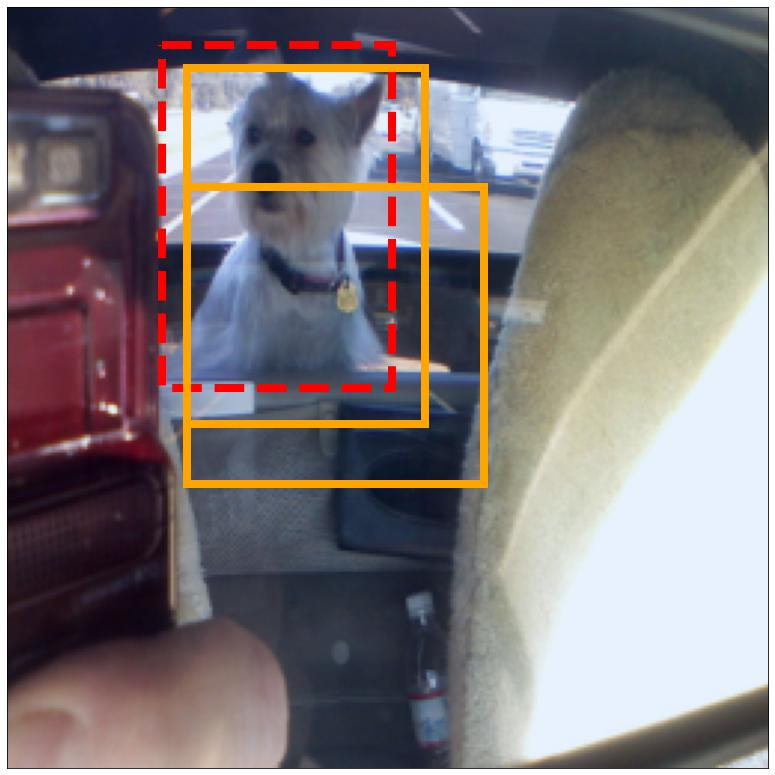
#> input picture Falcon/FALcon-main/results/imagenet_images/falcon_imagenet_img_10154_with_2_predictions_and_gt.jpeg, 775 x 775 px; its folder holds only this picture in this run
$ python heatmap_inference_detailed.py
#> lines starting #> are read from the running program, lines starting #| are printed output that depends on the picture; after the words box and inside, x2 and y2 are one past the last pixel; in counts of white or black regions, pixels touching at a corner belong together
import os
import cv2
import numpy as np
import matplotlib.pyplot as plt
from PIL import Image
import glob
from skimage import morphology
from scipy import ndimage

def detect_dashed_rectangles(image_path, debug=False):
    """
    Precisely detect dashed line rectangles in an image, avoiding false positives.

    Args:
        image_path: Path to the input image
        debug: Whether to show debug information

    Returns:
        Tuple: (rectangles, image) where rectangles is [(x, y, w, h), ...]
    """
#> called with debug = False
    # Load image
    image = cv2.imread(image_path)
#> image is the input picture: shape (775, 775, 3); mean B, G, R 121.3, 119, 126.1
    if image is None:
        raise ValueError(f"Could not load image: {image_path}")

    # Convert to HSV for better red detection
    hsv = cv2.cvtColor(image, cv2.COLOR_BGR2HSV)
#> hsv: shape (775, 775, 3); mean H, S, V 91.9, 71.1, 139.4

    # More precise red detection for dashed lines
    # Focus on bright, saturated reds typical of dashed lines
    lower_red1 = np.array([0, 120, 70])     # Higher saturation and value
    upper_red1 = np.array([10, 255, 255])
    lower_red2 = np.array([170, 120, 70])   # Higher saturation and value
    upper_red2 = np.array([180, 255, 255])

    mask1 = cv2.inRange(hsv, lower_red1, upper_red1)
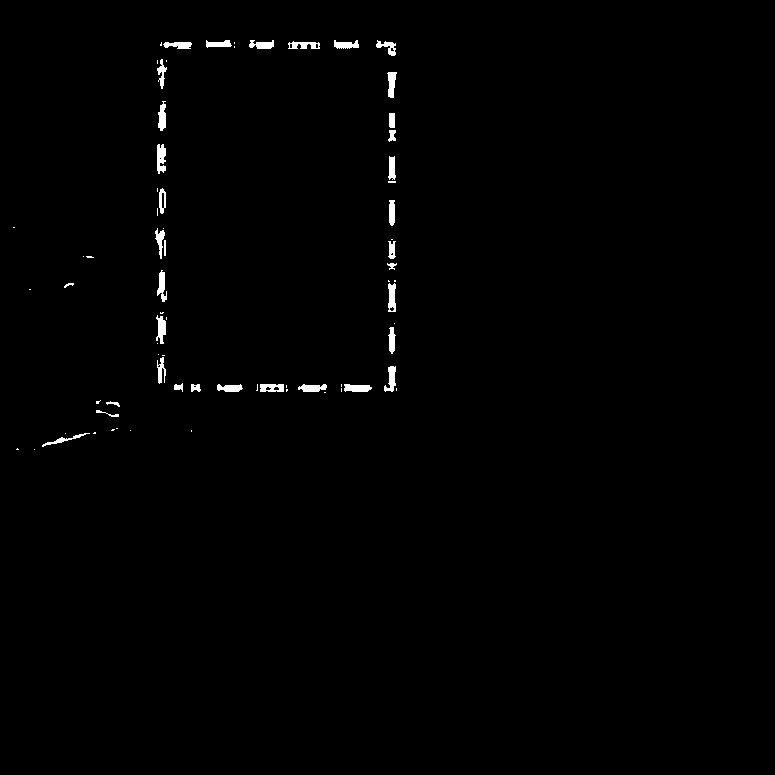
#> mask1: shape (775, 775); 0.77% white; 73 white regions (38 under 20 px), largest, box (x1, y1, x2, y2) and area: (157, 144, 166, 174) 213, (156, 315, 166, 344) 185, (388, 283, 396, 312) 183
    mask2 = cv2.inRange(hsv, lower_red2, upper_red2)
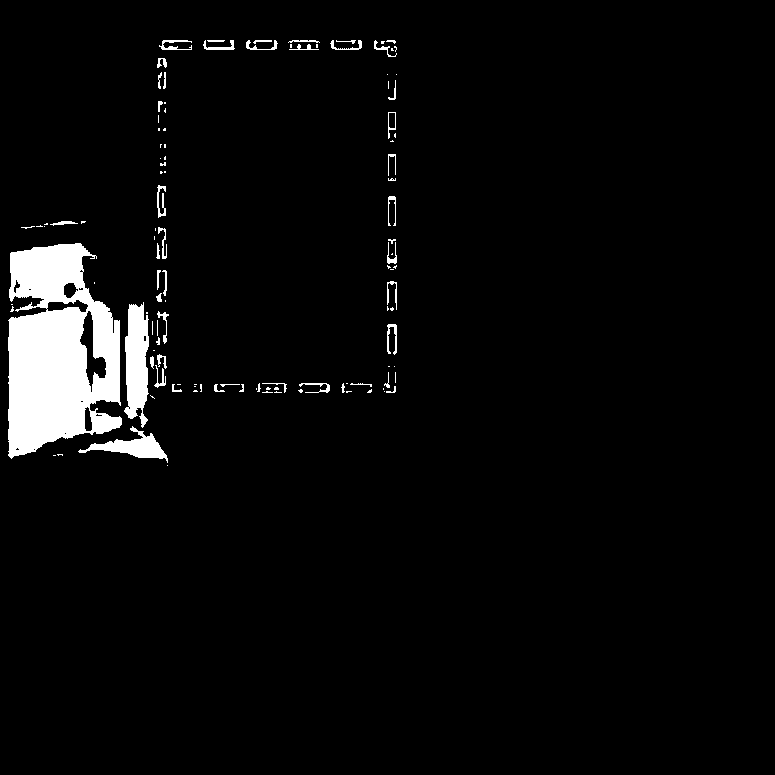
#> mask2: shape (775, 775); 4% white; 116 white regions (68 under 20 px), largest, box (x1, y1, x2, y2) and area: (8, 243, 122, 459) 17217, (124, 302, 149, 428) 2255, (78, 426, 168, 463) 1100
    red_mask = cv2.bitwise_or(mask1, mask2)
#> red_mask: shape (775, 775); 4.7% white; 50 white regions (17 under 20 px), largest, box (x1, y1, x2, y2) and area: (8, 243, 122, 459) 17503, (124, 302, 149, 428) 2255, (78, 426, 168, 463) 1101

    # More restrictive BGR detection
    bgr_lower = np.array([0, 0, 150])    # Higher red threshold
    bgr_upper = np.array([80, 80, 255])  # Lower blue/green threshold
    bgr_mask = cv2.inRange(image, bgr_lower, bgr_upper)
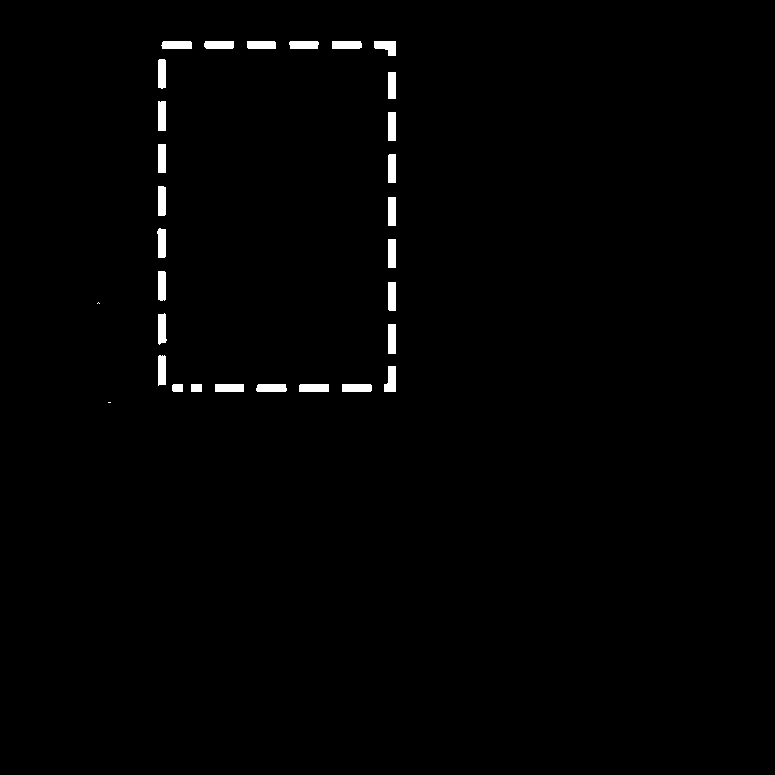
#> bgr_mask: shape (775, 775); 1% white; 30 white regions (2 under 20 px), largest, box (x1, y1, x2, y2) and area: (384, 366, 396, 392) 241, (388, 324, 396, 354) 240, (161, 41, 192, 49) 239

    # Combine masks
    combined_mask = cv2.bitwise_or(red_mask, bgr_mask)

    # Remove small noise first
    noise_kernel = cv2.getStructuringElement(cv2.MORPH_RECT, (3, 3))
    combined_mask = cv2.morphologyEx(combined_mask, cv2.MORPH_OPEN, noise_kernel)
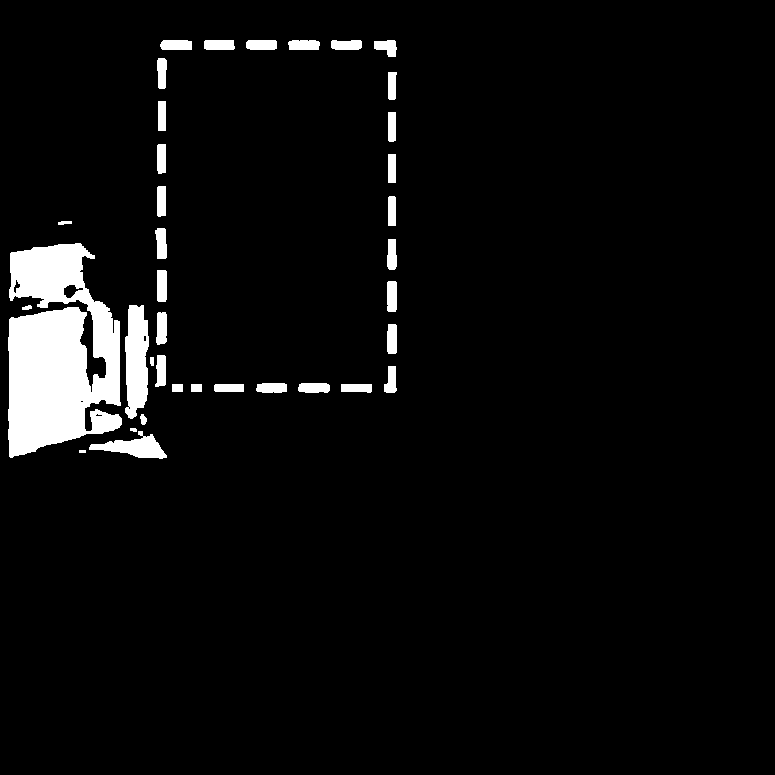
#> combined_mask: shape (775, 775); 4.7% white; 37 white regions, largest, box (x1, y1, x2, y2) and area: (8, 243, 122, 458) 17374, (125, 305, 149, 419) 2157, (89, 431, 167, 459) 1020

    if debug:
        plt.figure(figsize=(20, 5))
        plt.subplot(1, 4, 1)
        plt.imshow(cv2.cvtColor(image, cv2.COLOR_BGR2RGB))
        plt.title('Original')
        plt.axis('off')

        plt.subplot(1, 4, 2)
        plt.imshow(combined_mask, cmap='gray')
        plt.title('Refined Red Detection')
        plt.axis('off')

    # CONSERVATIVE morphological operations - only connect obvious dashed lines
    # Use smaller kernels and fewer iterations
    horizontal_kernel = cv2.getStructuringElement(cv2.MORPH_RECT, (12, 2))  # Smaller
    vertical_kernel = cv2.getStructuringElement(cv2.MORPH_RECT, (2, 12))    # Smaller

    # Connect dashes more conservatively
    horizontal_lines = cv2.morphologyEx(combined_mask, cv2.MORPH_CLOSE, horizontal_kernel, iterations=1)
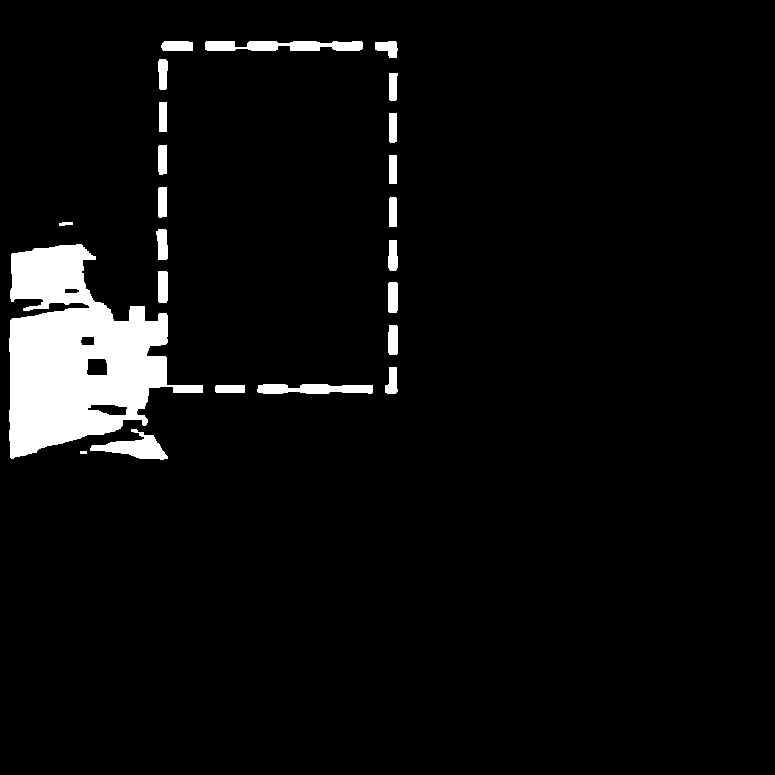
#> horizontal_lines: shape (775, 775); 5.1% white; 23 white regions, largest, box (x1, y1, x2, y2) and area: (9, 244, 203, 459) 22455, (205, 41, 363, 51) 1284, (90, 429, 168, 460) 1071
    vertical_lines = cv2.morphologyEx(combined_mask, cv2.MORPH_CLOSE, vertical_kernel, iterations=1)
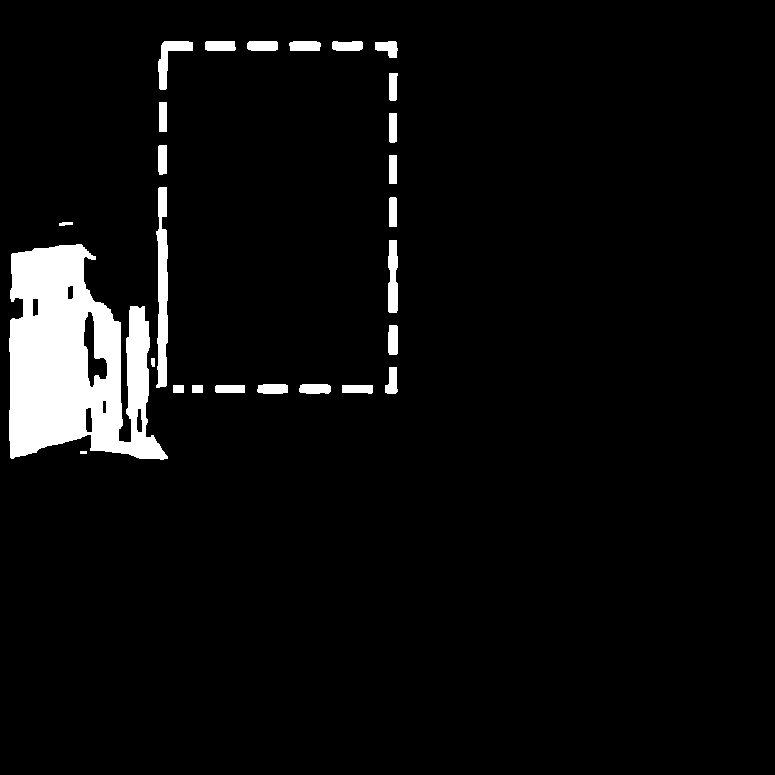
#> vertical_lines: shape (775, 775); 5% white; 26 white regions, largest, box (x1, y1, x2, y2) and area: (9, 244, 168, 460) 22144, (156, 187, 168, 388) 1804, (388, 240, 398, 313) 641

    # Combine lines
    lines_mask = cv2.bitwise_or(horizontal_lines, vertical_lines)
#> lines_mask: shape (775, 775); 5.3% white; 17 white regions, largest, box (x1, y1, x2, y2) and area: (9, 187, 203, 460) 25933, (205, 41, 363, 51) 1284, (257, 384, 373, 394) 947

    if debug:
        plt.subplot(1, 4, 3)
        plt.imshow(lines_mask, cmap='gray')
        plt.title('Connected Lines')
        plt.axis('off')

    # Very conservative dilation to form rectangles
    connect_kernel = cv2.getStructuringElement(cv2.MORPH_RECT, (5, 5))  # Much smaller
    lines_mask = cv2.dilate(lines_mask, connect_kernel, iterations=1)  # Only 1 iteration
#> lines_mask: shape (775, 775); 6.5% white; 16 white regions
#> (the rest of the program and of its run is left out)
